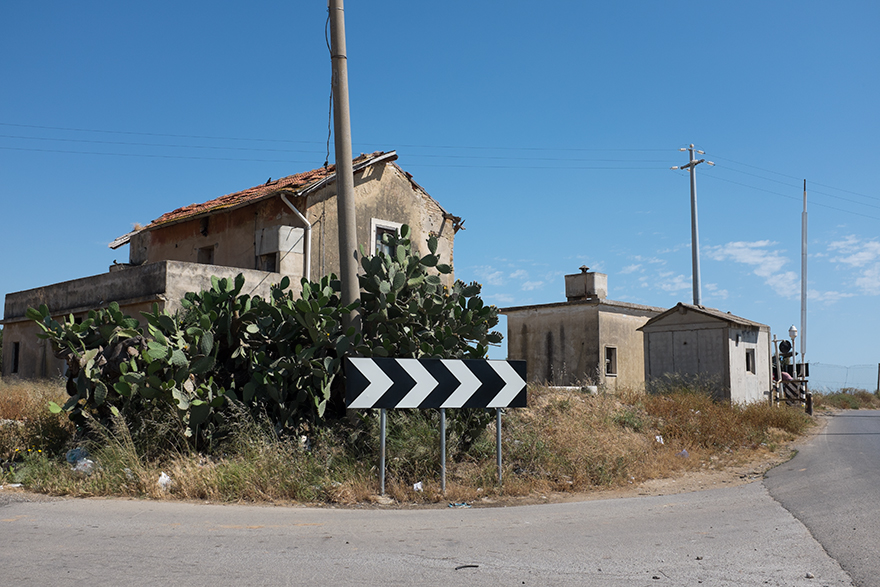
%> input picture Matlab/Digital Signal Processing/Lab2_image_compression/building.jpg, 880 x 587 px
$ octave --eval "deap1;"   (GNU Octave 9; MATLAB toolbox functions it lacks are replaced by stand-ins)
%> lines starting %> are read from the running program, lines starting %| are printed output that depends on the picture
### Matlab/Digital Signal Processing/Lab2_image_compression/read_image.m
function [I,J] = read_image()
%read the 512*512*uint8 image and set it as I.
try
fileID = fopen('filename.txt','r');
f1=(textscan(fileID,'%s'));
f2=char(f1{1,1});
fclose(fileID);
I=imread(f2);
J=I;
[m,n,o]=size(I);
if o>1
   I=rgb2gray(I);
end
if ((m~=512)||(n~=512))
    I=imresize(I,[512 512]);
end

catch
I=imread('building.jpg');
%> I is the input picture: size 587x880x3 uint8; mean R, G, B 103.9, 125.7, 142.3
J=I;
[m,n,o]=size(I);
%> m = 587; n = 880; o = 3
if o>1
   I=rgb2gray(I);
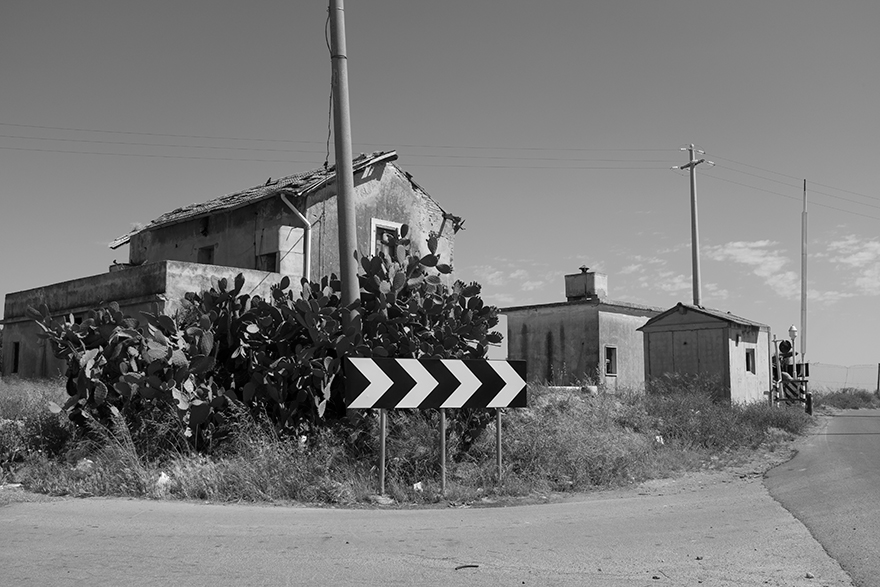
%> I: size 587x880 uint8; min 0, max 255, mean 121
end
if ((m~=512)||(n~=512))
    I=imresize(I,[512 512]);
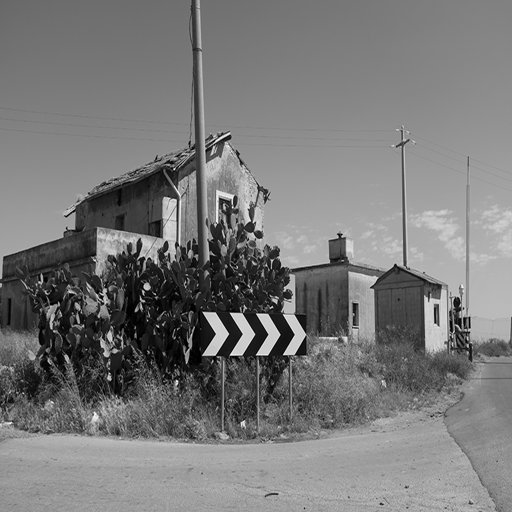
%> I: size 512x512 uint8; min 0, max 254, mean 121
end
end
end

### Matlab/Digital Signal Processing/Lab2_image_compression/deap1.m
function [] = deap1(varargin)
% function to display encoded alternative patternization using full dct
k1=read_image();
k=importdata('whole_image_dct.mat');
if nargin==1
% figure;
imshow(k);
title('Decoded and Encoded Image using DCT on Entire Image');
else
figure;
subplot(1,2,2)
imshow(k);
title('Encoded Image using DCT on Entire Image');
subplot(1,2,1)
imshow(k1);
title('Original Image');
suptitle('Comparison of Original and Decoded and Encoded Image using DCT on Entire Image');
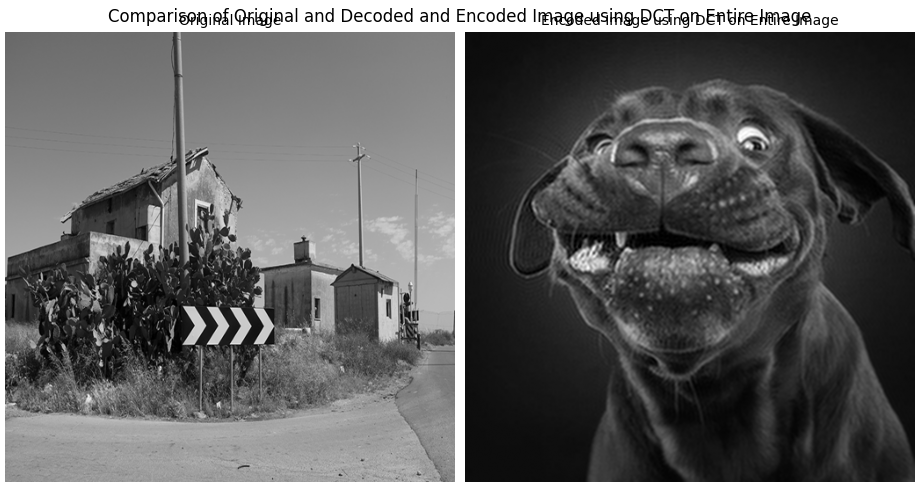
%> figure redrawn from the program's plot data, 2 panels
saveas(gcf,'Decoded_Image1.jpg');
end
end
